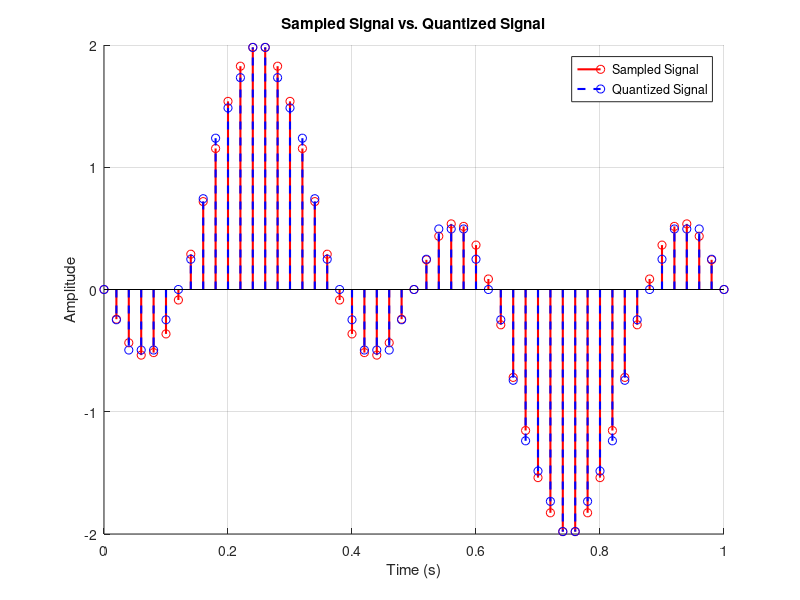
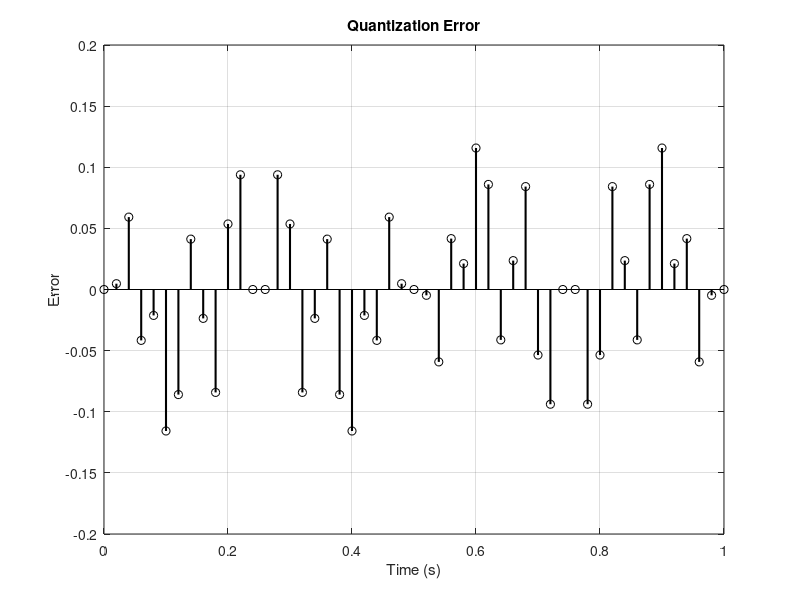

Here is the MATLAB script that generated these plots, in order:


clear; close all; clc;

%% 1. Define time axes and message signal
tot = 1;                % total time in seconds
td  = 0.002;            % time resolution for continuous signal
ts  = 0.02;             % sampling period
t   = 0 : td : tot;     % continuous-time vector
n   = 0 : ts : tot;     % sample-time vector

x  = sin(2*pi*t) - sin(6*pi*t);    % original message signal
xs = sin(2*pi*n) - sin(6*pi*n);    % sampled signal

%% 2. Quantization parameters
levels = 16;                        % number of quantization levels
xmin   = min(xs);
xmax   = max(xs);
step   = (xmax - xmin) / levels;    % quantization step size

%% 3. Apply uniform quantization
xq = step * round((xs - xmin) / step) + xmin;

%% 4. Plot sampled vs. quantized
figure;
hold on;
stem(n, xs, 'r',  'LineWidth', 1.5, 'DisplayName', 'Sampled Signal');
stem(n, xq, 'b--', 'LineWidth', 1.5, 'DisplayName', 'Quantized Signal');
hold off;

xlabel('Time (s)');
ylabel('Amplitude');
title('Sampled Signal vs. Quantized Signal');
legend('Location', 'Best');
grid on;

%% 5. Compute and plot quantization error
q_err = xs - xq;

figure;
stem(n, q_err, 'k', 'LineWidth', 1.5);
xlabel('Time (s)');
ylabel('Error');
title('Quantization Error');
grid on;

